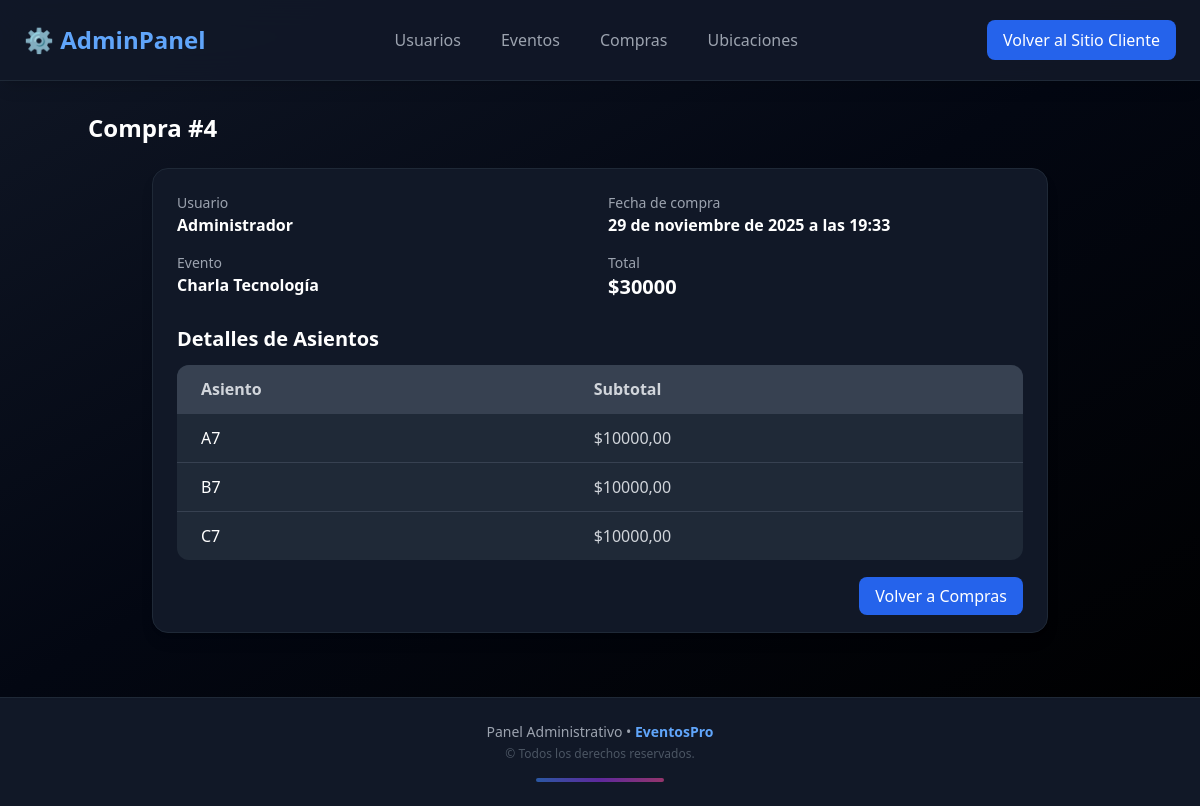
/administrador/compras/4/, run on the app's committed database.
### compra/models.py (models this page shows, shortened)
class Compra(models.Model):
    ESTADO_COMPRA = [
        ('completada', 'Completada'),
        ('cancelada', 'Cancelada'),
    ]
    estado = models.CharField(max_length=20, choices=ESTADO_COMPRA, default='completada')
    usuario = models.ForeignKey(Usuario, on_delete=models.SET_NULL, null=True, blank=True, related_name='compras')
    fecha = models.DateTimeField(auto_now_add=True)
    total = models.DecimalField(max_digits=10, decimal_places=0)
    asientos_nombres = models.CharField(max_length=255, null=True, blank=True)
    evento_id = models.ForeignKey(Evento, on_delete=models.SET_NULL, null=True, blank=True)
    @property
    def nombre_evento(self):
        if self.evento_id:
            return self.evento_id.nombre
        return "Devolución / Evento eliminado"

class CompraDetalle(models.Model):
    compra = models.ForeignKey(Compra, on_delete=models.CASCADE, related_name='detalles')
    asiento = models.ForeignKey(AsientoEvento, on_delete=models.PROTECT)  # cada ticket un asiento
    nombre_asiento = models.CharField(max_length=10, null=True, blank=True)
    subtotal = models.DecimalField(max_digits=10, decimal_places=2)

### usuarios/models.py (models this page shows, shortened)
class Usuario(AbstractUser):
    rut = models.CharField(max_length=12, unique=True, validators=[validar_rut])
    telefono = models.CharField(max_length=15, blank=True)
    tipo_usuario = models.CharField(max_length=50, blank=False, choices=[
        ('administrador', 'Administrador'),
        ('cliente', 'Cliente'),
        ('organizador', 'Organizador'),
    ],)
    USERNAME_FIELD = 'username'  # indica que se usa 'username' para login
    REQUIRED_FIELDS = ['email', 'rut']  # campos obligatorios para createsuperuser

### eventos/models.py (models this page shows, shortened)
class Evento(models.Model):
    ESTADO_EVENTO = [
        ('pendiente', 'Pendiente'),
        ('publicado', 'Publicado'),
        ('cancelado', 'Cancelado'),
    ]
    usuario = models.ForeignKey(Usuario, on_delete=models.SET_NULL, null=True, blank=True, related_name='eventos')
    ubicacion = models.ForeignKey(Ubicacion, on_delete=models.PROTECT, related_name='eventos')
    nombre = models.CharField(max_length=80)
    descripcion = models.TextField(max_length=200, blank=True)
    fecha = models.DateField()
    hora = models.TimeField()
    imagen = models.ImageField(upload_to='eventos/', blank=True, null=True)
    estado = models.CharField(max_length=20, choices=ESTADO_EVENTO, default='pendiente')
    precio_ticket = models.IntegerField(default=0)

### administrador/views.py (the view)
# urls.py: path('compras/<int:compra_id>/', views.ver_compra_admin, name='ver_compra_admin'),
def ver_compra_admin(request, compra_id):
    compra = get_object_or_404(Compra.objects.select_related('usuario').prefetch_related('detalles', 'pago'), pk=compra_id)
    return render(request, 'administrador/ver_compra_admin.html', {'compra': compra})

### administrador/templates/administrador/ver_compra_admin.html (shortened to what this page needs)
{% extends "administrador/admin_core.html" %}
{% block content %}
<div class="admin-container">
    <h1 class="text-2xl font-bold text-white mb-6">Compra #{{ compra.id }}</h1>
    <div class="admin-table-wrapper bg-gray-900 border border-gray-800 rounded-2xl p-6 shadow-lg max-w-4xl mx-auto">
        <div class="mb-6 grid grid-cols-1 sm:grid-cols-2 gap-4">
            <div>
                <h3 class="text-gray-400 text-sm font-medium">Usuario</h3>
                <p class="text-white font-semibold">{{ compra.usuario.username }}</p>
            </div>
            <div>
                <h3 class="text-gray-400 text-sm font-medium">Fecha de compra</h3>
                <p class="text-white font-semibold">{{ compra.fecha }}</p>
            </div>
            <div>
                <h3 class="text-gray-400 text-sm font-medium">Evento</h3>
                <p class="text-white font-semibold">
                    {{ compra.nombre_evento }}
                </p>
            </div>
            <div>
                <h3 class="text-gray-400 text-sm font-medium">Total</h3>
                <p class="text-white font-bold text-xl">${{ compra.total }}</p>
            </div>
        </div>
        <h2 class="text-xl font-semibold text-white mb-3">Detalles de Asientos</h2>
        <div class="overflow-x-auto">
            <table class="min-w-full bg-gray-800 rounded-xl overflow-hidden">
                <thead class="bg-gray-700 text-gray-300 text-left">
                    <tr>
                        <th class="px-6 py-3">Asiento</th>
                        <th class="px-6 py-3">Subtotal</th>
                    </tr>
                </thead>
                <tbody>
                    {% for detalle in compra.detalles.all %}
                    <tr class="border-t border-gray-700 hover:bg-gray-700/50 transition">
                        <td class="px-6 py-3 text-white">{{ detalle.nombre_asiento }}</td>
                        <td class="px-6 py-3 text-gray-300">${{ detalle.subtotal }}</td>
                    </tr>
                    {% empty %}
                    <tr>
                        <td colspan="2" class="px-6 py-4 text-center text-gray-500">
                            No hay asientos asociados a esta compra.
                        </td>
                    </tr>
                    {% endfor %}
                </tbody>
            </table>
        </div>
        <div class="mt-6 text-right">
            <a href="{% url 'administrador:listar_compras_admin' %}"
               class="bg-blue-600 hover:bg-blue-500 text-white px-4 py-2 rounded-lg transition">
                Volver a Compras
            </a>
        </div>
    </div>
</div>
{% endblock %}

### data on the page
Compra: id "4", usuario.username "Administrador", fecha "29 de noviembre de 2025 a las 19:33", nombre_evento "Charla Tecnología", total "30000"
CompraDetalle: nombre_asiento "A7", subtotal "10000,00"
CompraDetalle: nombre_asiento "B7", subtotal "10000,00"
CompraDetalle: nombre_asiento "C7", subtotal "10000,00"
